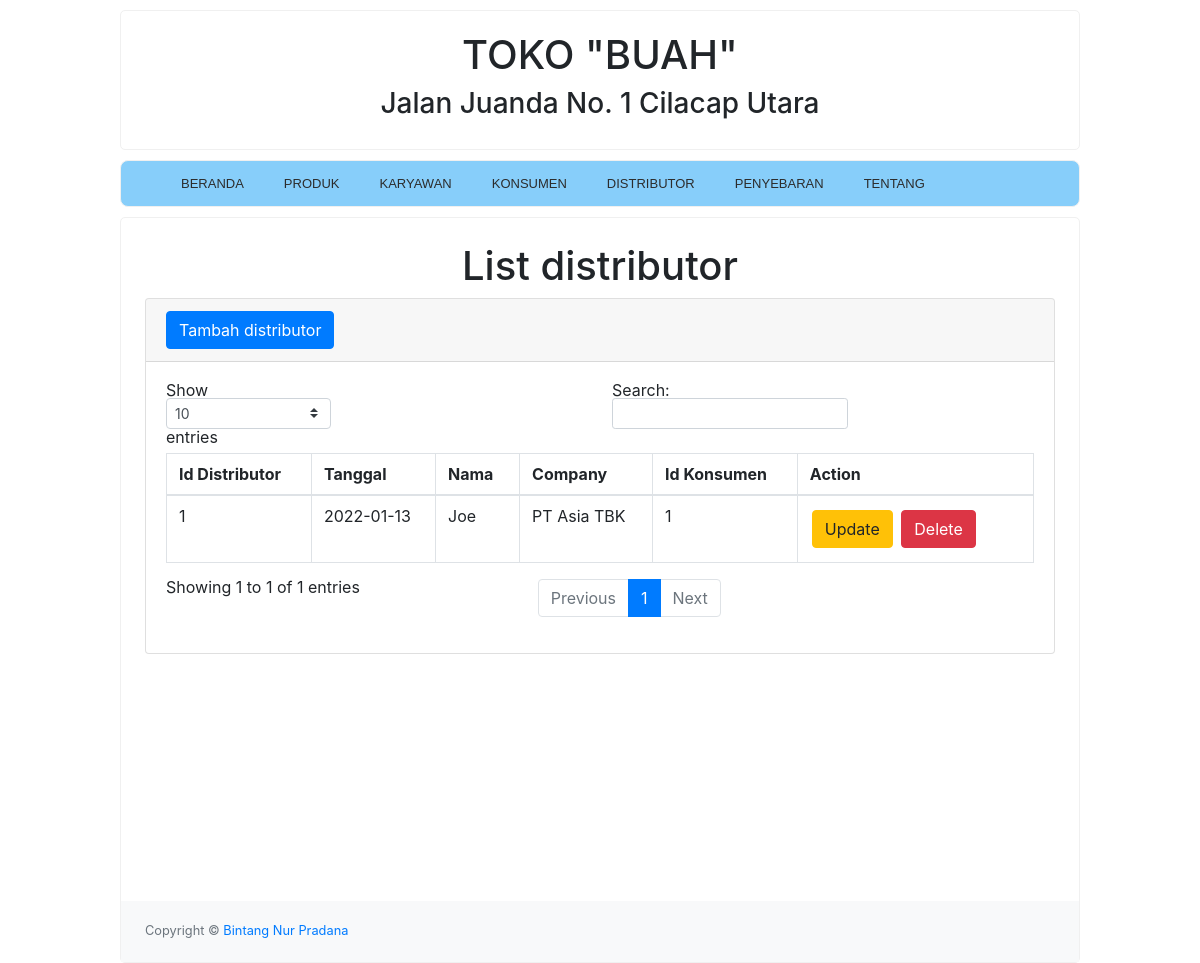
Screenshot of /index.php?page=distributor with the database file from the repository.
### tables this page shows
CREATE TABLE `distributor` (
  `distributor_id` int(10) NOT NULL,
  `distributor_date` date DEFAULT NULL,
  `distributor_name` varchar(100) NOT NULL,
  `distributor_company` varchar(100) NOT NULL,
  `distributor_konsumenid` int(10) NOT NULL
);

### views/distributor.php (the view, shortened to what this page needs)
<!DOCTYPE html>
<html>
<head>
</head>
<body>
    <div id="layoutSidenav">
        <div id="layoutSidenav_content">
            <main>
                <div class="container-fluid">
                    <center>
                        <h1 class="mt-4">List distributor</h1>
                    </center>
                    <div class="card mb-4">
                        <div class="card-header">
                            <button type="button" class="btn btn-primary" data-toggle="modal" data-target="#hpmodal">Tambah distributor</button>
                        </div>
                        <div class="card-body">
                            <div class="table-responsive">
                                <table class="table table-bordered" id="dataTable" width="100%" cellspacing="0">
                                    <thead>
                                        <tr>
                                            <th>Id Distributor</th>
                                            <th>Tanggal</th>
                                            <th>Nama</th>
                                            <th>Company</th>
                                            <th>Id Konsumen</th>
                                            <th>Action</th>
                                        </tr>
                                    </thead>
                                    <tbody>
                                        <?php
                                        include 'auth/koneksi.php';
                                        $view = mysqli_query($koneksi, "SELECT * FROM `distributor`");
                                        while ($data = mysqli_fetch_array($view)) {
                                            $iddistributor = $data['distributor_id'];
                                            $datedistributor = $data['distributor_date'];
                                            $namadistributor = $data['distributor_name'];
                                            $companydistributor = $data['distributor_company'];
                                            $konsumeniddistributor = $data['distributor_konsumenid'];
                                        ?>
                                            <tr>
                                                <td><?= $iddistributor; ?></td>
                                                <td><?= $datedistributor; ?>
                                                <td><?= $namadistributor; ?></td>
                                                <td><?= $companydistributor; ?></td>
                                                <td><?= $konsumeniddistributor; ?></td>
                                                <td>
                                                    <button style="margin: 2px;" type="button" class="btn btn-warning" data-toggle="modal" data-target="#modalupdate<?= $iddistributor; ?>">Update</button>
                                                    <button style="margin: 2px;" type="button" class="btn btn-danger" data-toggle="modal" data-target="#modaldelete<?= $iddistributor; ?>">Delete</button>
                                                </td>
                                            </tr>
                                        <?php
                                        };
                                        ?>
                                    </tbody>
                                </table>
                            </div>
                        </div>
                    </div>
                </div>
            </main>
            <footer class="py-4 bg-light mt-auto">
                <div class="container-fluid">
                    <div class="d-flex align-items-center justify-content-between small">
                        <div class="text-muted">Copyright &copy; <a href="https://github.com/bintang73" style="text-decoration:none;">Bintang Nur Pradana</a></div>
                    </div>
                </div>
            </footer>
        </div>
    </div>
</body>
</html>

### rows the page displays
distributor: distributor_id "1", distributor_date "2022-01-13", distributor_name "Joe", distributor_company "PT Asia TBK", distributor_konsumenid "1"
